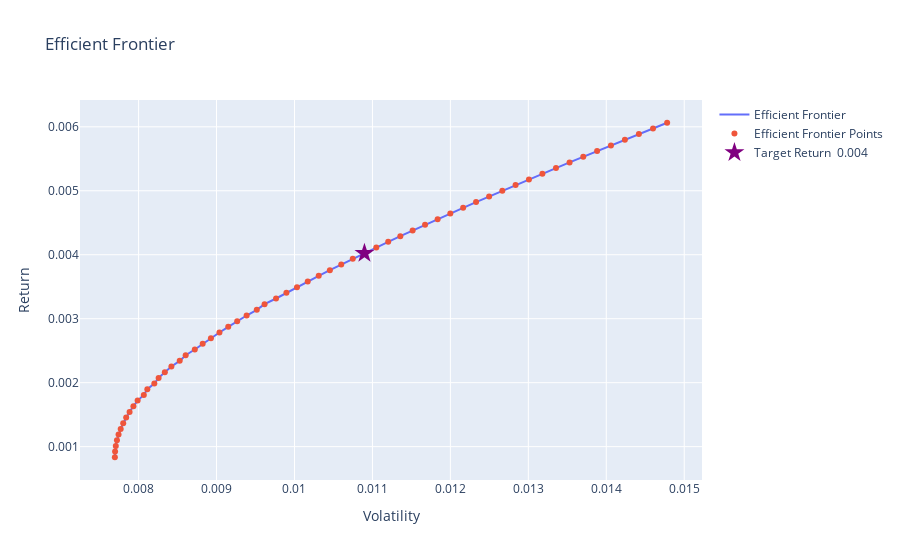

The cell this chart's notebook holds for it:
### Code cell
# Call the markowitz_optimization_for_target_return function
target_return = 0.004
optimal_weights_target, optimal_risk_target, optimal_return = portfolio_optimizer1.markowitz_optimization_for_target_return( target_return)
print(f"Markowitz Optimization for Target Return {target_return} Results:")
print("Optimal Weights:" )
for i in range(len(stocks)):
    we = optimal_weights_target[i] * 100 
    we = round(we , 2)
    print(stocks[i] , ":" , we ) 
print("Optimal Risk:", round(optimal_risk_target * 100 , 2 ) , "%")
print("Optimal Return:", round(optimal_return * 100 , 2 ) , "%" ) 
portfolio_optimizer1.plot_efficient_frontier_for_given_target_return( target_return )
